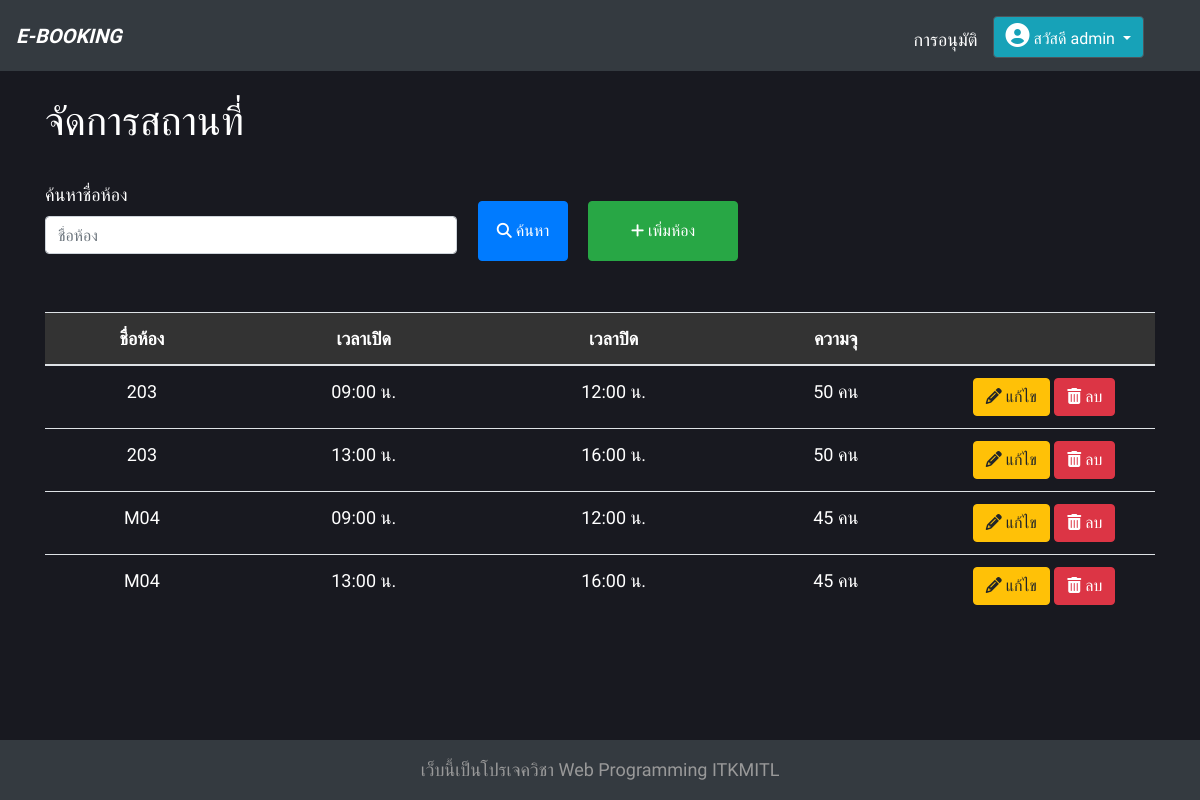
/manage/ (signed in), run on an earlier commit of the app's database.
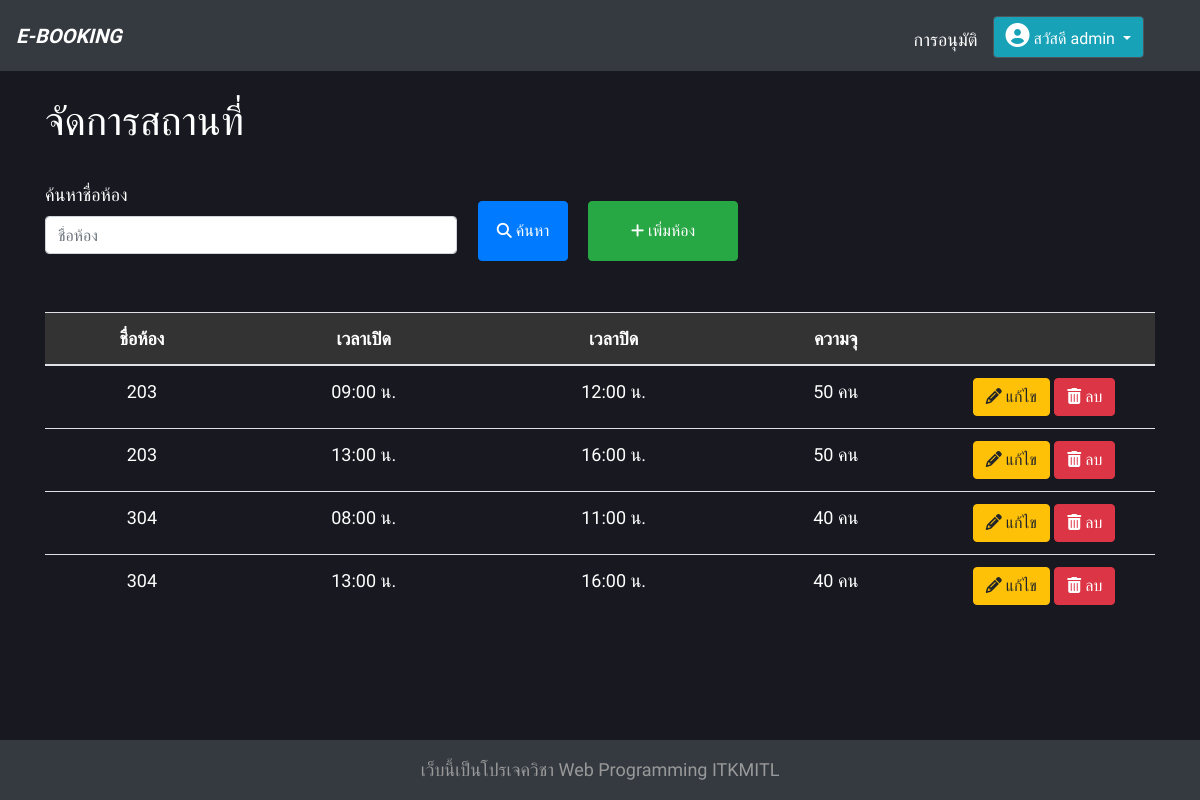
And on a later commit of the database.
### room/models.py (models this page shows, shortened)
class Room(models.Model):
    room_id = models.AutoField(primary_key=True)
    name = models.CharField(max_length=50)
    open_time = models.TimeField()
    close_time =  models.TimeField()
    capacity = models.IntegerField()

### room/views.py (the view)
# urls.py: path('manage/', views.manage, name='manage'),
@login_required
@permission_required('room.change_room')
def manage(request):
    room = Room.objects.all()
    if request.method == "GET":
        room = Room.objects.filter(
            name__icontains=request.GET.get('room_name', ''))
    context = {
        'room': room
    }
    return render(request, 'room/admin_manage.html', context=context)

### room/templates/room/admin_manage.html
{% extends "base.html" %}
{% block content %}
<h1>จัดการสถานที่</h1>
<br>
<form method="GET" action="{% url 'manage' %}" style="margin-bottom: 50px;">
    <div class="form-row">
        <div class="col">
            <label for="inputSearch">ค้นหาชื่อห้อง</label>
            <input type="text" class="form-control mb-2" placeholder="ชื่อห้อง" name="room_name">
        </div>
        <button type="submit" value="Select" class="btn btn-primary ml-3"
            style="margin-right: 20px; margin-top: 20px; width: 90px; height: 60px;"><i class='fas fa-search' style='font-size:15px'></i> ค้นหา</button>
        <a href="{% url 'edit_add' 0 %}" style="margin-top: 20px; width: 150px; height:60px; padding-top: 17px"
            class="btn btn-success"><i class="fas fa-plus" style='font-size:15px'></i> เพิ่มห้อง</a>
        <div class="col"></div>
    </div>
</form>
<table class="table" style="text-align: center;">
    <thead style="background: #333;">
        <tr>
            <th scope="col">ชื่อห้อง</th>
            <th scope="col">เวลาเปิด</th>
            <th scope="col">เวลาปิด</th>
            <th scope="col">ความจุ</th>
            <th scope="col"></th>
        </tr>
    </thead>
    <tbody>
        {% for r in room %}
        <tr>
            <td>{{ r.name }}</th>
            <td>{{ r.open_time|time:'H:i' }} น.</td>
            <td>{{ r.close_time|time:'H:i ' }} น.</td>
            <td>{{ r.capacity }} คน</td>
            <td style="width:20%;">
                <a href="{% url 'edit_add' r.room_id %}" class="btn btn-warning"><i class="fas fa-pencil-alt"></i> แก้ไข</a>
                <a href="{% url 'delete_room' r.room_id %}" class="btn btn-danger"><i class='fas fa-trash-alt'></i> ลบ</a>
            </td>
        </tr>
        {% endfor %}
    </tbody>
</table>
{% endblock %}

What changed in the data, as far as the page shows it:
removed Room: name "M04", open_time "09:00", close_time "12:00", capacity "45"
removed Room: name "M04", open_time "13:00", close_time "16:00", capacity "45"
added Room: name "304", open_time "08:00", close_time "11:00", capacity "40"
added Room: name "304", open_time "13:00", close_time "16:00", capacity "40"
